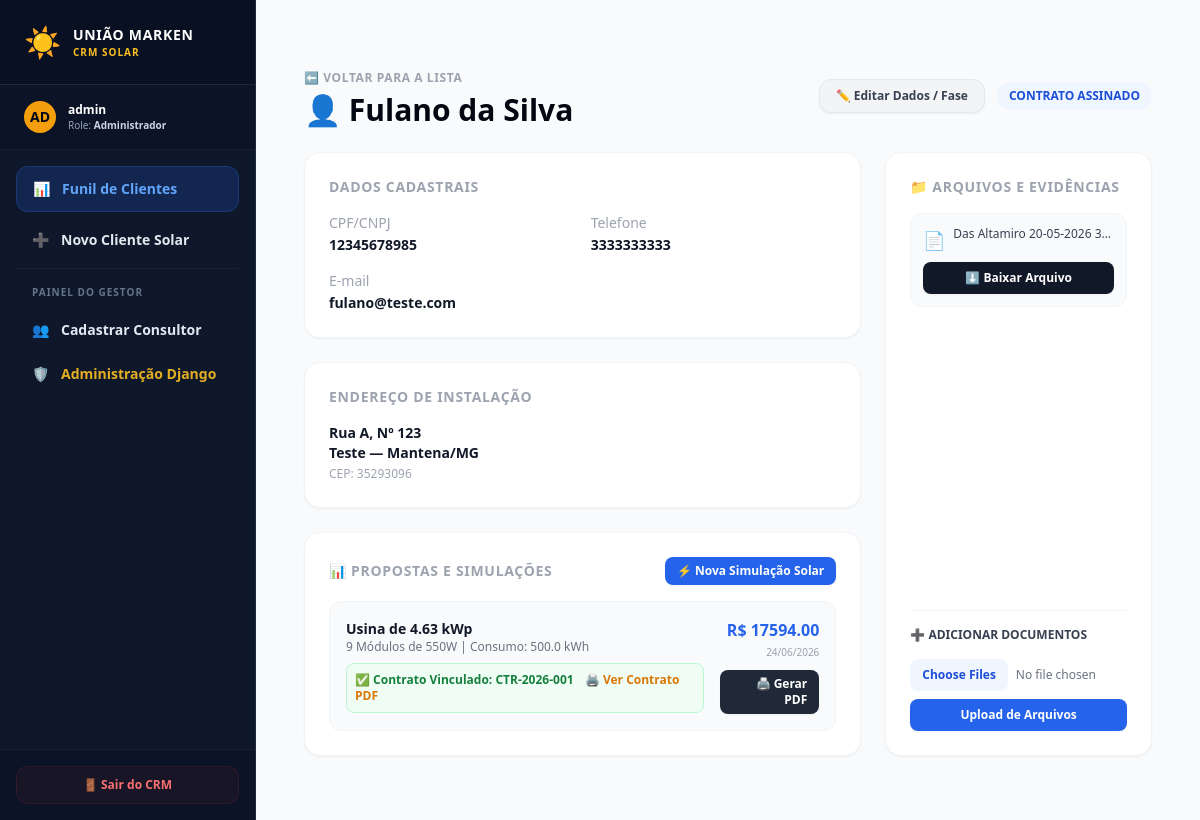
The page /crm/cliente/1/ (signed in) on the database its author committed.
### apps/users/models.py (models this page shows, shortened)
class CustomUser(AbstractUser):
    class Role(models.TextChoices):
        ADMIN = 'ADMIN', 'Administrador'
        VENDEDOR = 'VENDEDOR', 'Vendedor'
    role = models.CharField(max_length=20, choices=Role.choices, default=Role.VENDEDOR)
    telefone = models.CharField(max_length=20, blank=True, null=True)
    is_active = models.BooleanField(default=True) # Soft Delete para Usuários
    class Meta:
        app_label = 'users'

### apps/crm/models.py (models this page shows, shortened)
class Cliente(models.Model):
    vendedor = models.ForeignKey(CustomUser, on_delete=models.SET_NULL, null=True, related_name='clientes')
    nome = models.CharField(max_length=255)
    cpf_cnpj = models.CharField(max_length=18, unique=True)
    telefone = models.CharField(max_length=20)
    email = models.EmailField(blank=True, null=True)
    cep = models.CharField(max_length=9)
    endereco = models.CharField(max_length=255)
    numero = models.CharField(max_length=20)
    bairro = models.CharField(max_length=100)
    cidade = models.CharField(max_length=100)
    estado = models.CharField(max_length=2)
    tipo_estrutura = models.CharField(max_length=20, choices=TipoEstrutura.choices)
    fase_atual = models.CharField(max_length=20, choices=FaseProcesso.choices, default=FaseProcesso.LEAD)
    is_active = models.BooleanField(default=True) # Permite inativar sem excluir os dados e estatísticas
    criado_em = models.DateTimeField(auto_now_add=True)
    atualizado_em = models.DateTimeField(auto_now=True)

class Proposta(models.Model):
    cliente = models.ForeignKey(Cliente, on_delete=models.CASCADE, related_name='propostas')
    consumo_kwh = models.FloatField(verbose_name="Consumo Médio Mensal (kWh)")
    hsp = models.FloatField(verbose_name="Horas de Sol Pleno (HSP Local)", default=4.5)
    potencia_painel = models.IntegerField(verbose_name="Potência do Painel (W)", default=550)
    potencia_usina = models.FloatField(verbose_name="Potência da Usina (kWp)", blank=True, null=True)
    qtd_modulos = models.IntegerField(verbose_name="Quantidade de Módulos", blank=True, null=True)
    valor_investimento = models.DecimalField(verbose_name="Valor Total (R$)", max_digits=10, decimal_places=2, blank=True, null=True)
    data_criacao = models.DateTimeField(auto_now_add=True)

class Contrato(models.Model):
    proposta = models.OneToOneField(Proposta, on_delete=models.PROTECT, related_name='contrato')
    numero_contrato = models.CharField(max_length=50, unique=True, help_text="Ex: CTR-2026-001")
    data_assinatura = models.DateField(default=timezone.now)
    token_assinatura_digital = models.CharField(max_length=255, blank=True, null=True)
    arquivo_contrato_pdf = models.FileField(upload_to='contratos/assinados/', blank=True, null=True)
    criado_em = models.DateTimeField(auto_now_add=True)

class ClienteAnexo(models.Model):
    cliente = models.ForeignKey(Cliente, on_delete=models.CASCADE, related_name='anexos')
    titulo = models.CharField(max_length=100, help_text="Ex: Conta de Energia, Foto do Padrão, Documentos")
    arquivo = models.FileField(upload_to='clientes/anexos/')
    enviado_em = models.DateTimeField(auto_now_add=True)

### apps/crm/views.py (the view)
# urls.py: path('cliente/<int:pk>/', ClienteDetailView.as_view(), name='cliente_detail'),
class ClienteDetailView(SolarAccessControlMixin, DetailView):
    model = Cliente
    template_name = 'crm/cliente_detail.html'
    context_object_name = 'cliente'
    def get_context_data(self, **kwargs):
        context = super().get_context_data(**kwargs)
        context['anexos'] = self.object.anexos.all()
        return context

### apps/users/mixins.py (called while the page is built)
    def get_queryset(self):
        queryset = super().get_queryset()
        user = self.request.user
        if hasattr(queryset.model, 'is_active'):
            if user.role != CustomUser.Role.ADMIN:
                queryset = queryset.filter(is_active=True)
        if user.role == CustomUser.Role.VENDEDOR:
            return queryset.filter(vendedor=user)
        elif user.role == CustomUser.Role.ADMIN:
            return queryset
        return queryset.none()

### templates/crm/cliente_detail.html (shortened to what this page needs)
{% extends 'base.html' %}
{% block content %}
<div class="max-w-4xl mx-auto px-4 py-8">
    <div class="flex justify-between items-center mb-6">
        <div>
            <a href="{% url 'crm:cliente_list' %}" class="text-xs font-bold text-gray-400 uppercase tracking-wider hover:text-gray-600">
                ⬅️ Voltar para a Lista
            </a>
            <h2 class="text-3xl font-extrabold text-gray-950 mt-1">👤 {{ cliente.nome }}</h2>
        </div>
        <div class="flex items-center gap-3">
            <a href="{% url 'crm:cliente_update' cliente.pk %}" class="bg-gray-100 hover:bg-gray-200 text-gray-700 font-semibold py-2 px-4 rounded-xl text-xs transition-colors border border-gray-200 shadow-sm">
                ✏️ Editar Dados / Fase
            </a>
            <span class="px-3 py-1.5 rounded-full text-xs font-bold bg-blue-50 text-blue-700 uppercase">
                {{ cliente.get_fase_atual_display }}
            </span>
        </div>
    </div>
    <div class="grid grid-cols-1 md:grid-cols-3 gap-6">
        <div class="md:col-span-2 space-y-6">
            <div class="bg-white p-6 rounded-2xl shadow-sm border border-gray-100">
                <h3 class="text-sm font-bold text-gray-400 uppercase mb-4 tracking-wider">Dados Cadastrais</h3>
                <dl class="grid grid-cols-1 sm:grid-cols-2 gap-4 text-sm">
                    <div>
                        <dt class="text-gray-400 font-medium">CPF/CNPJ</dt>
                        <dd class="text-gray-900 font-semibold mt-0.5">{{ cliente.cpf_cnpj }}</dd>
                    </div>
                    <div>
                        <dt class="text-gray-400 font-medium">Telefone</dt>
                        <dd class="text-gray-900 font-semibold mt-0.5">{{ cliente.telefone }}</dd>
                    </div>
                    <div class="sm:col-span-2">
                        <dt class="text-gray-400 font-medium">E-mail</dt>
                        <dd class="text-gray-900 font-semibold mt-0.5">{{ cliente.email|default:"Não informado" }}</dd>
                    </div>
                </dl>
            </div>
            <div class="bg-white p-6 rounded-2xl shadow-sm border border-gray-100">
                <h3 class="text-sm font-bold text-gray-400 uppercase mb-4 tracking-wider">Endereço de Instalação</h3>
                <p class="text-sm text-gray-900 font-semibold">
                    {{ cliente.endereco }}, Nº {{ cliente.numero }}<br>
                    {{ cliente.bairro }} — {{ cliente.cidade }}/{{ cliente.estado }}<br>
                    <span class="text-xs text-gray-400 font-normal">CEP: {{ cliente.cep }}</span>
                </p>
            </div>
            <div class="bg-white p-6 rounded-2xl shadow-sm border border-gray-100">
                <div class="flex justify-between items-center mb-4">
                    <h3 class="text-sm font-bold text-gray-400 uppercase tracking-wider">📊 Propostas e Simulações</h3>
                    <a href="{% url 'crm:proposta_create' cliente.pk %}" class="bg-blue-600 hover:bg-blue-700 text-white font-semibold py-1.5 px-3 rounded-lg text-xs transition-colors shadow-sm">
                        ⚡ Nova Simulação Solar
                    </a>
                </div>
                <div class="space-y-3">
                    {% for proposta in cliente.propostas.all %}
                    <div class="p-4 bg-gray-50 rounded-xl border border-gray-100 flex flex-col sm:flex-row justify-between sm:items-center gap-4 text-sm">
                        <div>
                            <p class="font-bold text-gray-900">Usina de {{ proposta.potencia_usina }} kWp</p>
                            <p class="text-xs text-gray-500">{{ proposta.qtd_modulos }} Módulos de {{ proposta.potencia_painel }}W | Consumo: {{ proposta.consumo_kwh }} kWh</p>
                            {% if proposta.contrato %}
                            <div class="mt-2 text-xs text-green-700 font-semibold bg-green-50 p-2 rounded-lg border border-green-200 inline-block">
                                ✅ Contrato Vinculado: {{ proposta.contrato.numero_contrato }}
                                <a href="{% url 'crm:contrato_pdf' proposta.contrato.pk %}" target="_blank" class="text-amber-600 hover:underline ml-2">🖨️ Ver Contrato PDF</a>
                            </div>
                            {% endif %}
                        </div>
                        <div class="text-right flex flex-col items-end gap-2">
                            <div>
                                <p class="font-black text-blue-600 text-base">R$ {{ proposta.valor_investimento }}</p>
                                <span class="text-[10px] text-gray-400 block">{{ proposta.data_criacao|date:"d/m/Y" }}</span>
                            </div>
                            <div class="flex gap-2">
                                <a href="{% url 'crm:proposta_pdf' proposta.pk %}" target="_blank" class="bg-gray-800 hover:bg-gray-900 text-white font-semibold py-1.5 px-3 rounded-lg text-xs transition-colors shadow-sm">
                                    🖨️ Gerar PDF
                                </a>
                            </div>
                        </div>
                    </div>
                    {% empty %}
                    <p class="text-xs text-gray-400 italic text-center py-4">Nenhuma simulação gerada para este lead.</p>
                    {% endfor %}
                </div>
            </div>
        </div> <div class="md:col-span-1">
            <div class="bg-white p-6 rounded-2xl shadow-sm border border-gray-100 flex flex-col justify-between h-full space-y-6">
                <div>
                    <h3 class="text-sm font-bold text-gray-400 uppercase mb-4 tracking-wider">📁 Arquivos e Evidências</h3>
                    <div class="space-y-3 mb-6">
                        {% for anexo in anexos %}
                        <div class="p-3 bg-gray-50 rounded-xl border border-gray-100 flex flex-col justify-between gap-2">
                            <div class="flex items-start gap-2 overflow-hidden">
                                <span class="text-lg">📄</span>
                                <span class="text-xs text-gray-700 font-medium truncate" title="{{ anexo.titulo }}">{{ anexo.titulo }}</span>
                            </div>
                            <a href="{{ anexo.arquivo.url }}" download class="w-full text-center bg-gray-900 hover:bg-gray-800 text-white text-xs font-bold py-2 px-3 rounded-lg transition-colors shadow-sm">
                                ⬇️ Baixar Arquivo
                            </a>
                        </div>
                        {% empty %}
                        <p class="text-xs text-gray-400 italic text-center py-6">
                            Nenhum documento foi anexado para este cliente ainda.
                        </p>
                        {% endfor %}
                    </div>
                </div>
                <div class="border-t border-gray-100 pt-4">
                    <h4 class="text-xs font-bold text-gray-700 uppercase mb-2">➕ Adicionar Documentos</h4>
                    <form action="{% url 'crm:adicionar_anexo' cliente.pk %}" method="POST" enctype="multipart/form-data" class="space-y-2">
                        <input type="file" name="arquivos_anexos" multiple required class="w-full text-xs text-gray-500 file:mr-2 file:py-2 file:px-3 file:rounded-lg file:border-0 file:text-xs file:font-semibold file:bg-blue-50 file:text-blue-700 hover:file:bg-blue-100 cursor-pointer">
                        <button type="submit" class="w-full bg-blue-600 hover:bg-blue-700 text-white text-xs font-bold py-2 rounded-lg transition-colors shadow-sm">
                            Upload de Arquivos
                        </button>
                    </form>
                </div>
            </div>
        </div> </div>
</div>
{% endblock %}

### templates/base.html (shortened to what this page needs)
<!DOCTYPE html>
<html lang="pt-br">
<head>
    <script src="https://cdn.tailwindcss.com"></script>
</head>
<body class="bg-gray-50 text-gray-900 antialiased font-sans">
    {% if user.is_authenticated %}
    <div class="min-h-screen flex flex-col md:flex-row">
        <aside class="w-full md:w-64 bg-slate-900 text-slate-200 flex flex-col border-r border-slate-800 shadow-xl">
            <div class="p-6 border-b border-slate-800 flex items-center gap-3 bg-slate-950/40">
                <span class="text-3xl">☀️</span>
                <div>
                    <h1 class="text-sm font-black tracking-wider text-white uppercase">União Marken</h1>
                    <p class="text-[10px] text-amber-400 font-bold uppercase tracking-widest">CRM Solar</p>
                </div>
            </div>
            <div class="px-6 py-4 border-b border-slate-800/60 bg-slate-950/20 flex items-center gap-3">
                <div class="w-8 h-8 rounded-full bg-amber-500 text-slate-950 flex items-center justify-center font-black text-sm uppercase">
                    {{ user.username|slice:":2" }}
                </div>
                <div class="overflow-hidden">
                    <p class="text-xs font-bold text-white truncate">{{ user.username }}</p>
                    <p class="text-[10px] text-slate-400 font-medium">Role: <span class="text-slate-300 font-semibold">{{ user.get_role_display }}</span></p>
                </div>
            </div>
            <nav class="flex-1 p-4 space-y-1.5">
                <a href="{% url 'crm:cliente_list' %}" class="flex items-center gap-3 px-4 py-3 text-sm font-semibold rounded-xl transition-all hover:bg-slate-800 hover:text-white {% if request.resolver_match.url_name == 'cliente_list' or request.resolver_match.url_name == 'cliente_detail' %} bg-blue-600/20 text-blue-400 border border-blue-500/20 hover:bg-blue-600/20 hover:text-blue-400 {% endif %}">
                    <span>📊</span> Funil de Clientes
                </a>
                <a href="{% url 'crm:cliente_create' %}" class="flex items-center gap-3 px-4 py-3 text-sm font-semibold rounded-xl transition-all hover:bg-slate-800 hover:text-white ">
                    <span>➕</span> Novo Cliente Solar
                </a>
                {% if user.role == 'ADMIN' %}
                <div class="pt-4 mt-4 border-t border-slate-800/60">
                    <p class="px-4 text-[10px] font-bold text-slate-500 uppercase tracking-widest mb-2">Painel do Gestor</p>
                    <a href="{% url 'users:usuario_create' %}" class="flex items-center gap-3 px-4 py-3 text-sm font-semibold rounded-xl transition-all hover:bg-slate-800 hover:text-white ">
                        <span>👥</span> Cadastrar Consultor
                    </a>
                    <a href="/admin/" target="_blank" class="flex items-center gap-3 px-4 py-3 text-sm font-semibold rounded-xl transition-all hover:bg-slate-800 hover:text-white text-amber-400/90 hover:text-amber-400">
                        <span>🛡️</span> Administração Django
                    </a>
                </div>
                {% endif %}
            </nav>
            <div class="p-4 border-t border-slate-800/60 bg-slate-950/20">
                <form action="{% url 'logout' %}" method="POST" class="w-full">
                    <button type="submit" class="w-full flex items-center justify-center gap-2 px-4 py-2.5 text-xs font-bold text-red-400 hover:text-red-300 bg-red-500/5 hover:bg-red-500/10 rounded-xl transition-all border border-red-500/10">
                        🚪 Sair do CRM
                    </button>
                </form>
            </div>
        </aside>
        <main class="flex-1 min-w-0 bg-slate-50 overflow-y-auto">
            <div class="p-6 md:p-8">
                {% block content %}
                {% endblock content %}
            </div>
        </main>
    </div>
    {% else %}
    <div class="min-h-screen flex items-center justify-center bg-gray-50">
        {% block content_deslogado %}
        {% endblock content_deslogado %}
    </div>
    {% endif %}
</body>
</html>

### rows shown on the page
CustomUser: username "AD", username "admin", role "Administrador"
Cliente: nome "Fulano da Silva", fase_atual "CONTRATO ASSINADO", cpf_cnpj "12345678985", telefone "3333333333", email "fulano@teste.com", endereco "Rua A", numero "123", bairro "Teste", cidade "Mantena", estado "MG", cep "35293096"
Proposta: potencia_usina "4.63", qtd_modulos "9", potencia_painel "550", consumo_kwh "500.0", contrato.numero_contrato "CTR-2026-001", valor_investimento "17594.00", data_criacao "24/06/2026"
ClienteAnexo: titulo "Das Altamiro 20-05-2026 3.…"
